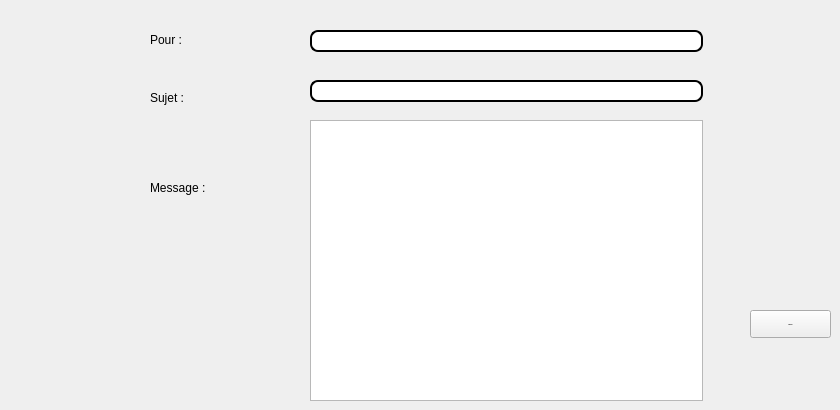
      <widget class="QWidget" name="tab_14">
       <attribute name="title">
        <string>Envoyer Gmail</string>
       </attribute>
       <widget class="QLabel" name="label_58">
        <property name="geometry">
         <rect>
          <x>150</x>
          <y>30</y>
          <width>71</width>
          <height>20</height>
         </rect>
        </property>
        <property name="text">
         <string>Pour :</string>
        </property>
       </widget>
       <widget class="QLineEdit" name="rcpt">
        <property name="geometry">
         <rect>
          <x>310</x>
          <y>30</y>
          <width>393</width>
          <height>22</height>
         </rect>
        </property>
        <property name="styleSheet">
         <string notr="true">QLineEdit {
padding: 1px;
border-style: solid;
border: 2px solid gray;
border-radius: 8px;
background-color: rgb(255, 255, 255);
border:2px solid #000;
}</string>
        </property>
       </widget>
       <widget class="QPlainTextEdit" name="msg">
        <property name="geometry">
         <rect>
          <x>310</x>
          <y>120</y>
          <width>393</width>
          <height>281</height>
         </rect>
        </property>
        <property name="styleSheet">
         <string notr="true">QLineEdit {
padding: 1px;
border-style: solid;
border: 2px solid gray;
border-radius: 8px;
background-color: rgb(255, 255, 255);
border:2px solid #000;
}</string>
        </property>
       </widget>
       <widget class="QLabel" name="label_59">
        <property name="geometry">
         <rect>
          <x>150</x>
          <y>180</y>
          <width>71</width>
          <height>16</height>
         </rect>
        </property>
        <property name="text">
         <string>Message :</string>
        </property>
       </widget>
       <widget class="QPushButton" name="envoyermailismael">
        <property name="geometry">
         <rect>
          <x>750</x>
          <y>310</y>
          <width>81</width>
          <height>28</height>
         </rect>
        </property>
        <property name="font">
         <font>
          <family>Source Code Pro</family>
          <pointsize>-1</pointsize>
          <weight>75</weight>
          <bold>true</bold>
         </font>
        </property>
        <property name="styleSheet">
         <string notr="true">QPushButton
{
    color: #b1b1b1;
    background-color: QLinearGradient( x1: 0, y1: 0, x2: 0, y2: 1, stop: 0 #565656, stop: 0.1 #525252, stop: 0.5 #4e4e4e, stop: 0.9 #4a4a4a, stop: 1 #464646);
    border-width: 1px;
    border-color: #1e1e1e;
    border-style: solid;
    border-radius: 6;
    padding: 3px;
    font-size: 12px;
    padding-left: 5px;
    padding-right: 5px;
}

QPushButton:pressed
{
    background-color: QLinearGradient( x1: 0, y1: 0, x2: 0, y2: 1, stop: 0 #2d2d2d, stop: 0.1 #2b2b2b, stop: 0.5 #292929, stop: 0.9 #282828, stop: 1 #252525);
}color: rgb(255, 255, 255);
background-color:  QLinearGradient(x1: 0, y1: 0, x2: 0, y2: 1, stop: 0#8D9AAE, stop: 1 #8D9AAE);
 border-radius: 10;</string>
        </property>
        <property name="text">
         <string>Envoyer</string>
        </property>
       </widget>
       <widget class="QLineEdit" name="subject">
        <property name="geometry">
         <rect>
          <x>310</x>
          <y>80</y>
          <width>393</width>
          <height>22</height>
         </rect>
        </property>
        <property name="styleSheet">
         <string notr="true">QLineEdit {
padding: 1px;
border-style: solid;
border: 2px solid gray;
border-radius: 8px;
background-color: rgb(255, 255, 255);
border:2px solid #000;
}</string>
        </property>
       </widget>
       <widget class="QLabel" name="label_60">
        <property name="geometry">
         <rect>
          <x>150</x>
          <y>90</y>
          <width>56</width>
          <height>16</height>
         </rect>
        </property>
        <property name="text">
         <string>Sujet :</string>
        </property>
       </widget>
      </widget>
